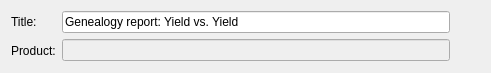
          <widget class="QWidget" name="layout33">
           <property name="geometry">
            <rect>
             <x>10</x>
             <y>40</y>
             <width>491</width>
             <height>59</height>
            </rect>
           </property>
           <layout class="QGridLayout" name="gridLayout_18">
            <item row="0" column="0">
             <widget class="QLabel" name="labelSQL_Genealogy_YieldVsYield_Title">
              <property name="text">
               <string>Title:</string>
              </property>
              <property name="wordWrap">
               <bool>false</bool>
              </property>
             </widget>
            </item>
            <item row="1" column="2">
             <widget class="QToolButton" name="buttonSQL_Genealogy_YieldVsYield_PickProduct">
              <property name="palette">
               <palette>
                <active>
                 <colorrole role="WindowText">
                  <brush brushstyle="SolidPattern">
                   <color alpha="255">
                    <red>0</red>
                    <green>64</green>
                    <blue>128</blue>
                   </color>
                  </brush>
                 </colorrole>
                 <colorrole role="Button">
                  <brush brushstyle="SolidPattern">
                   <color alpha="255">
                    <red>255</red>
                    <green>255</green>
                    <blue>204</blue>
                   </color>
                  </brush>
                 </colorrole>
                 <colorrole role="Light">
                  <brush brushstyle="SolidPattern">
                   <color alpha="255">
                    <red>255</red>
                    <green>255</green>
                    <blue>255</blue>
                   </color>
                  </brush>
                 </colorrole>
                 <colorrole role="Midlight">
                  <brush brushstyle="SolidPattern">
                   <color alpha="255">
                    <red>237</red>
                    <green>228</green>
                    <blue>219</blue>
                   </color>
                  </brush>
                 </colorrole>
                 <colorrole role="Dark">
                  <brush brushstyle="SolidPattern">
                   <color alpha="255">
                    <red>128</red>
                    <green>128</green>
                    <blue>128</blue>
                   </color>
                  </brush>
                 </colorrole>
                 <colorrole role="Mid">
                  <brush brushstyle="SolidPattern">
                   <color alpha="255">
                    <red>144</red>
                    <green>139</green>
                    <blue>133</blue>
                   </color>
                  </brush>
                 </colorrole>
                 <colorrole role="Text">
                  <brush brushstyle="SolidPattern">
                   <color alpha="255">
                    <red>0</red>
                    <green>0</green>
                    <blue>0</blue>
                   </color>
                  </brush>
                 </colorrole>
                 <colorrole role="BrightText">
                  <brush brushstyle="SolidPattern">
                   <color alpha="255">
                    <red>255</red>
                    <green>255</green>
                    <blue>255</blue>
                   </color>
                  </brush>
                 </colorrole>
                 <colorrole role="ButtonText">
                  <brush brushstyle="SolidPattern">
                   <color alpha="255">
                    <red>0</red>
                    <green>0</green>
                    <blue>0</blue>
                   </color>
                  </brush>
                 </colorrole>
                 <colorrole role="Base">
                  <brush brushstyle="SolidPattern">
                   <color alpha="255">
                    <red>255</red>
                    <green>255</green>
                    <blue>255</blue>
                   </color>
                  </brush>
                 </colorrole>
                 <colorrole role="Window">
                  <brush brushstyle="SolidPattern">
                   <color alpha="255">
                    <red>255</red>
                    <green>255</green>
                    <blue>204</blue>
                   </color>
                  </brush>
                 </colorrole>
                 <colorrole role="Shadow">
                  <brush brushstyle="SolidPattern">
                   <color alpha="255">
                    <red>64</red>
                    <green>64</green>
                    <blue>64</blue>
                   </color>
                  </brush>
                 </colorrole>
                 <colorrole role="Highlight">
                  <brush brushstyle="SolidPattern">
                   <color alpha="255">
                    <red>0</red>
                    <green>36</green>
                    <blue>104</blue>
                   </color>
                  </brush>
                 </colorrole>
                 <colorrole role="HighlightedText">
                  <brush brushstyle="SolidPattern">
                   <color alpha="255">
                    <red>255</red>
                    <green>255</green>
                    <blue>255</blue>
                   </color>
                  </brush>
                 </colorrole>
                 <colorrole role="Link">
                  <brush brushstyle="SolidPattern">
                   <color alpha="255">
                    <red>0</red>
                    <green>0</green>
                    <blue>255</blue>
                   </color>
                  </brush>
                 </colorrole>
                 <colorrole role="LinkVisited">
                  <brush brushstyle="SolidPattern">
                   <color alpha="255">
                    <red>255</red>
                    <green>0</green>
                    <blue>255</blue>
                   </color>
                  </brush>
                 </colorrole>
                </active>
                <inactive>
                 <colorrole role="WindowText">
                  <brush brushstyle="SolidPattern">
                   <color alpha="255">
                    <red>0</red>
                    <green>64</green>
                    <blue>128</blue>
                   </color>
                  </brush>
                 </colorrole>
                 <colorrole role="Button">
                  <brush brushstyle="SolidPattern">
                   <color alpha="255">
                    <red>255</red>
                    <green>255</green>
                    <blue>204</blue>
                   </color>
                  </brush>
                 </colorrole>
                 <colorrole role="Light">
                  <brush brushstyle="SolidPattern">
                   <color alpha="255">
                    <red>255</red>
                    <green>255</green>
                    <blue>255</blue>
                   </color>
                  </brush>
                 </colorrole>
                 <colorrole role="Midlight">
                  <brush brushstyle="SolidPattern">
                   <color alpha="255">
                    <red>237</red>
                    <green>228</green>
                    <blue>219</blue>
                   </color>
                  </brush>
                 </colorrole>
                 <colorrole role="Dark">
                  <brush brushstyle="SolidPattern">
                   <color alpha="255">
                    <red>128</red>
                    <green>128</green>
                    <blue>128</blue>
                   </color>
                  </brush>
                 </colorrole>
                 <colorrole role="Mid">
                  <brush brushstyle="SolidPattern">
                   <color alpha="255">
                    <red>144</red>
                    <green>139</green>
                    <blue>133</blue>
                   </color>
                  </brush>
                 </colorrole>
                 <colorrole role="Text">
                  <brush brushstyle="SolidPattern">
                   <color alpha="255">
                    <red>0</red>
                    <green>0</green>
                    <blue>0</blue>
                   </color>
                  </brush>
                 </colorrole>
                 <colorrole role="BrightText">
                  <brush brushstyle="SolidPattern">
                   <color alpha="255">
                    <red>255</red>
                    <green>255</green>
                    <blue>255</blue>
                   </color>
                  </brush>
                 </colorrole>
                 <colorrole role="ButtonText">
                  <brush brushstyle="SolidPattern">
                   <color alpha="255">
                    <red>0</red>
                    <green>0</green>
                    <blue>0</blue>
                   </color>
                  </brush>
                 </colorrole>
                 <colorrole role="Base">
                  <brush brushstyle="SolidPattern">
                   <color alpha="255">
                    <red>255</red>
                    <green>255</green>
                    <blue>255</blue>
                   </color>
                  </brush>
                 </colorrole>
                 <colorrole role="Window">
                  <brush brushstyle="SolidPattern">
                   <color alpha="255">
                    <red>255</red>
                    <green>255</green>
                    <blue>204</blue>
                   </color>
                  </brush>
                 </colorrole>
                 <colorrole role="Shadow">
                  <brush brushstyle="SolidPattern">
                   <color alpha="255">
                    <red>64</red>
                    <green>64</green>
                    <blue>64</blue>
                   </color>
                  </brush>
                 </colorrole>
                 <colorrole role="Highlight">
                  <brush brushstyle="SolidPattern">
                   <color alpha="255">
                    <red>216</red>
                    <green>208</green>
                    <blue>200</blue>
                   </color>
                  </brush>
                 </colorrole>
                 <colorrole role="HighlightedText">
                  <brush brushstyle="SolidPattern">
                   <color alpha="255">
                    <red>0</red>
                    <green>0</green>
                    <blue>0</blue>
                   </color>
                  </brush>
                 </colorrole>
                 <colorrole role="Link">
                  <brush brushstyle="SolidPattern">
                   <color alpha="255">
                    <red>0</red>
                    <green>0</green>
                    <blue>255</blue>
                   </color>
                  </brush>
                 </colorrole>
                 <colorrole role="LinkVisited">
                  <brush brushstyle="SolidPattern">
                   <color alpha="255">
                    <red>255</red>
                    <green>0</green>
                    <blue>255</blue>
                   </color>
                  </brush>
                 </colorrole>
                </inactive>
                <disabled>
                 <colorrole role="WindowText">
                  <brush brushstyle="SolidPattern">
                   <color alpha="255">
                    <red>0</red>
                    <green>64</green>
                    <blue>128</blue>
                   </color>
                  </brush>
                 </colorrole>
                 <colorrole role="Button">
                  <brush brushstyle="SolidPattern">
                   <color alpha="255">
                    <red>255</red>
                    <green>255</green>
                    <blue>204</blue>
                   </color>
                  </brush>
                 </colorrole>
                 <colorrole role="Light">
                  <brush brushstyle="SolidPattern">
                   <color alpha="255">
                    <red>255</red>
                    <green>255</green>
                    <blue>255</blue>
                   </color>
                  </brush>
                 </colorrole>
                 <colorrole role="Midlight">
                  <brush brushstyle="SolidPattern">
                   <color alpha="255">
                    <red>235</red>
                    <green>231</green>
                    <blue>227</blue>
                   </color>
                  </brush>
                 </colorrole>
                 <colorrole role="Dark">
                  <brush brushstyle="SolidPattern">
                   <color alpha="255">
                    <red>128</red>
                    <green>128</green>
                    <blue>128</blue>
                   </color>
                  </brush>
                 </colorrole>
                 <colorrole role="Mid">
                  <brush brushstyle="SolidPattern">
                   <color alpha="255">
                    <red>144</red>
                    <green>139</green>
                    <blue>133</blue>
                   </color>
                  </brush>
                 </colorrole>
                 <colorrole role="Text">
                  <brush brushstyle="SolidPattern">
                   <color alpha="255">
                    <red>108</red>
                    <green>104</green>
                    <blue>100</blue>
                   </color>
                  </brush>
                 </colorrole>
                 <colorrole role="BrightText">
                  <brush brushstyle="SolidPattern">
                   <color alpha="255">
                    <red>255</red>
                    <green>255</green>
                    <blue>255</blue>
                   </color>
                  </brush>
                 </colorrole>
                 <colorrole role="ButtonText">
                  <brush brushstyle="SolidPattern">
                   <color alpha="255">
                    <red>108</red>
                    <green>104</green>
                    <blue>100</blue>
                   </color>
                  </brush>
                 </colorrole>
                 <colorrole role="Base">
                  <brush brushstyle="SolidPattern">
                   <color alpha="255">
                    <red>255</red>
                    <green>255</green>
                    <blue>255</blue>
                   </color>
                  </brush>
                 </colorrole>
                 <colorrole role="Window">
                  <brush brushstyle="SolidPattern">
                   <color alpha="255">
                    <red>255</red>
                    <green>255</green>
                    <blue>204</blue>
                   </color>
                  </brush>
                 </colorrole>
                 <colorrole role="Shadow">
                  <brush brushstyle="SolidPattern">
                   <color alpha="255">
                    <red>0</red>
                    <green>0</green>
                    <blue>0</blue>
                   </color>
                  </brush>
                 </colorrole>
                 <colorrole role="Highlight">
                  <brush brushstyle="SolidPattern">
                   <color alpha="255">
                    <red>0</red>
                    <green>36</green>
                    <blue>104</blue>
                   </color>
                  </brush>
                 </colorrole>
                 <colorrole role="HighlightedText">
                  <brush brushstyle="SolidPattern">
                   <color alpha="255">
                    <red>255</red>
                    <green>255</green>
                    <blue>255</blue>
                   </color>
                  </brush>
                 </colorrole>
                 <colorrole role="Link">
                  <brush brushstyle="SolidPattern">
                   <color alpha="255">
                    <red>0</red>
                    <green>0</green>
                    <blue>255</blue>
                   </color>
                  </brush>
                 </colorrole>
                 <colorrole role="LinkVisited">
                  <brush brushstyle="SolidPattern">
                   <color alpha="255">
                    <red>255</red>
                    <green>0</green>
                    <blue>255</blue>
                   </color>
                  </brush>
                 </colorrole>
                </disabled>
               </palette>
              </property>
              <property name="toolTip">
               <string>Pick specific bin values from list</string>
              </property>
              <property name="text">
               <string/>
              </property>
              <property name="icon">
               <iconset resource="gex.qrc">
                <normaloff>:/gex/icons/combo.png</normaloff>:/gex/icons/combo.png</iconset>
              </property>
              <property name="autoRaise">
               <bool>true</bool>
              </property>
             </widget>
            </item>
            <item row="1" column="1">
             <widget class="QLineEdit" name="editSQL_Genealogy_YieldVsYield_Product">
              <property name="enabled">
               <bool>false</bool>
              </property>
             </widget>
            </item>
            <item row="0" column="1">
             <widget class="QLineEdit" name="editSQL_Genealogy_YieldVsYield_Title">
              <property name="text">
               <string>Genealogy report: Yield vs. Yield</string>
              </property>
             </widget>
            </item>
            <item row="1" column="0">
             <widget class="QLabel" name="labelSQL_Genealogy_YieldVsYield_Product">
              <property name="text">
               <string>Product:</string>
              </property>
              <property name="wordWrap">
               <bool>false</bool>
              </property>
             </widget>
            </item>
           </layout>
          </widget>
